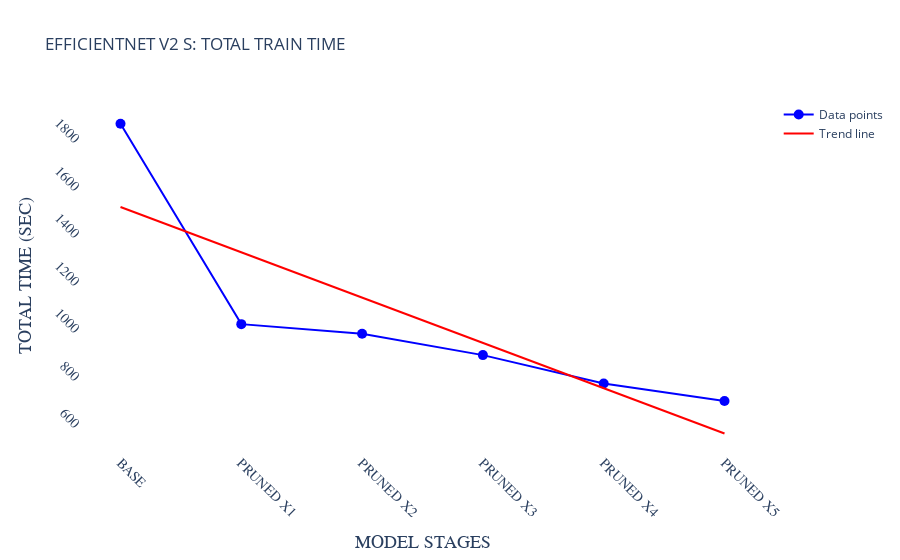

The code cell stored with this chart in its notebook:
### Code cell
plot_chart(model_stages, ef_total_train_time, 'EFFICIENTNET V2 S: TOTAL TRAIN TIME', 'MODEL STAGES', 'TOTAL TIME (SEC)', 'MODEL STAGES', 'TOTAL TIME (SEC)', chart_type='line')

### Figure 1 — Plotly figure (JSON) as saved in the notebook; plotly's stock layout.template omitted (floating-point values rounded to 4 significant figures)
{"data": [{"hoverinfo": "text", "marker": {"color": "blue", "size": 10}, "mode": "lines+markers", "name": "Data points", "text": ["MODEL STAGES: BASE<br>TOTAL TIME (SEC): 1873.67082", "MODEL STAGES: PRUNED X1<br>TOTAL TIME (SEC): 1030.09381", "MODEL STAGES: PRUNED X2<br>TOTAL TIME (SEC): 989.312281", "MODEL STAGES: PRUNED X3<br>TOTAL TIME (SEC): 899.70634", "MODEL STAGES: PRUNED X4<br>TOTAL TIME (SEC): 779.863616", "MODEL STAGES: PRUNED X5<br>TOTAL TIME (SEC): 706.81691"], "type": "scatter", "x": ["BASE", "PRUNED X1", "PRUNED X2", "PRUNED X3", "PRUNED X4", "PRUNED X5"], "y": [1874.0, 1030.0, 989.3, 899.7, 779.9, 706.8]}, {"line": {"color": "red", "width": 2}, "mode": "lines", "name": "Trend line", "type": "scatter", "x": ["BASE", "PRUNED X1", "PRUNED X2", "PRUNED X3", "PRUNED X4", "PRUNED X5"], "y": [1523.0, 1333.0, 1142.0, 951.2, 760.5, 569.8]}], "layout": {"plot_bgcolor": "white", "title": {"text": "EFFICIENTNET V2 S: TOTAL TRAIN TIME"}, "xaxis": {"autorange": true, "tickangle": 45, "tickfont": {"family": "Arial, bold", "size": 14}, "title": {"font": {"family": "Arial, bold", "size": 18}, "text": "MODEL STAGES"}}, "yaxis": {"autorange": true, "tickangle": 45, "tickfont": {"family": "Arial, bold", "size": 14}, "title": {"font": {"family": "Arial, bold", "size": 18}, "text": "TOTAL TIME (SEC)"}}}}
